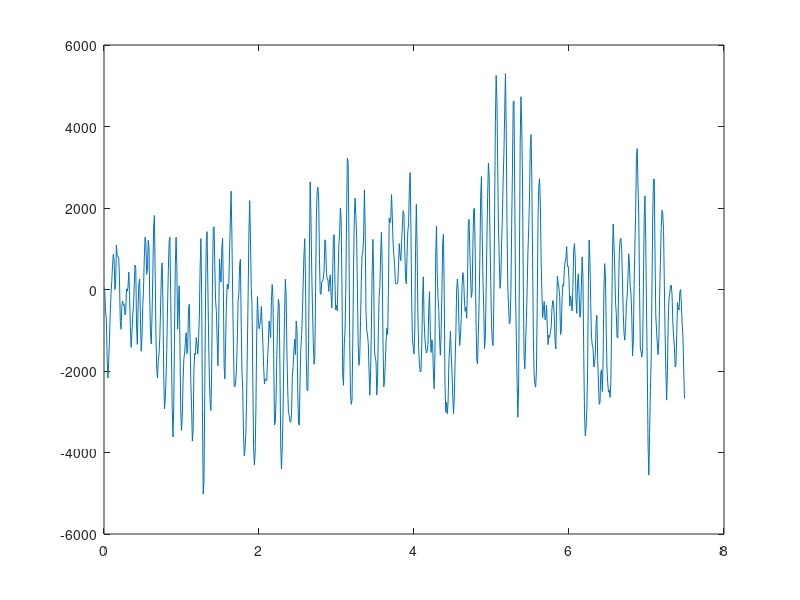

This chart was generated by the following MATLAB code:
%=== Завдання #2.1 ===
% Завантаження сигналу ЕЕГ файл (eeg1-p4.dat)
fs = 100;
eeg = load('eeg1-p4.dat');
eeg1 = detrend(eeg);
t = (0:length(eeg)-1)/fs;
figure(6)
plot(t, eeg);

